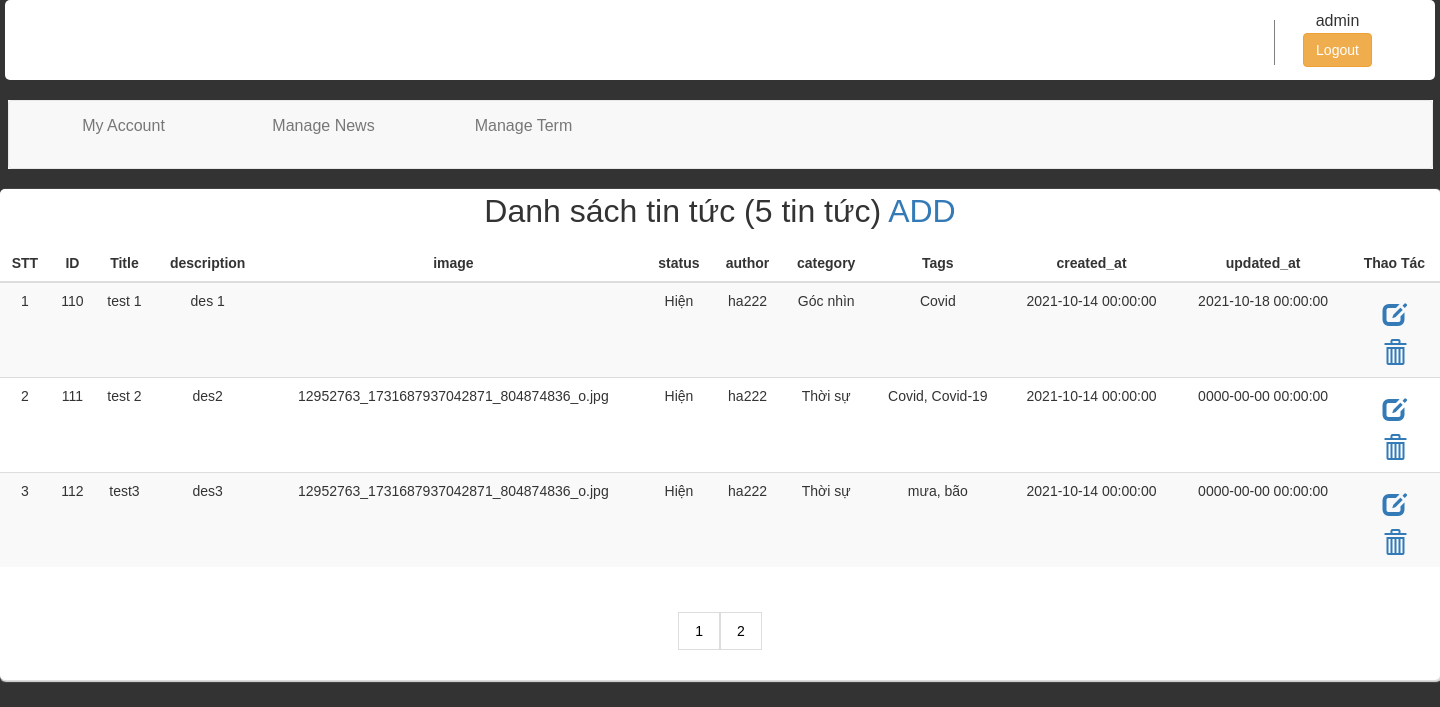
Screenshot of /index.php?action=manage-news (signed in) with the database file from the repository.
### tables this page shows
CREATE TABLE `newsterm` (
  `id_newsterm` int(11) NOT NULL,
  `id_news` int(50) NOT NULL,
  `id_term` int(50) NOT NULL,
  `id_user` int(50) NOT NULL
);

CREATE TABLE `news` (
  `id_news` int(11) NOT NULL,
  `title` varchar(255) NOT NULL,
  `description` text NOT NULL,
  `image` varchar(255) NOT NULL,
  `status` char(11) NOT NULL,
  `author` varchar(50) NOT NULL,
  `created_at` datetime NOT NULL,
  `updated_at` datetime NOT NULL
);

CREATE TABLE `user` (
  `id_user` int(50) NOT NULL,
  `name` varchar(50) NOT NULL,
  `email` varchar(50) NOT NULL,
  `password` varchar(50) NOT NULL,
  `created_at` date DEFAULT NULL,
  `updated_at` date DEFAULT NULL
);

### index.php (called while the page is built, shortened)
<?php
require_once './mvc/controller/HomeController.php';
$Controller = new Controller();
$Controller->Controller();
?>

### mvc/models/DB.php (called while the page is built, shortened)
<?php
class DB{
    public $conn;
	public function connect()
	{
		$this->conn=new mysqli(host,user,pass,db) or die("Lỗi");
		mysqli_set_charset($this->conn,'utf8');
	}
	public function execute($sql){
		$this->result = $this->conn->query($sql);
		return $this->result;
	}
    public function Select($sql)
	{
		$result=$this->conn->query($sql);
		if (!empty($result->num_rows)==0) {
			$data=0;
		}else{
			while ($row=$result->fetch_assoc()) {
				$data[]=$row;
			}
		}
		return $data;
	}
}
?>

### mvc/models/NewModels.php (called while the page is built, shortened)
<?php
    include_once './mvc/models/DB.php';
class NewModels extends DB {
    public $con =null;
    public function __construct() {
        $this->con = new DB();
    }
    public function getList_new()
    {
        $str="SELECT * FROM  news ";
		$data= $this->con->Select($str);
		return $data;
    }
}
?>

### mvc/models/models.php (called while the page is built, shortened)
<?php
    require_once './mvc/models/DB.php';
    class model extends DB {
        protected $con;
        public function __construct() {
            $this->con = new DB();
        }
            public function getAllnewscttag($limit,$page){
                    $sql = "SELECT n.* ,user.name,nt.id_newsterm,
                    GROUP_CONCAT(tc.name SEPARATOR ', ' ) AS Category,
                    GROUP_CONCAT(t.name SEPARATOR ', ') AS Tag
                    FROM user,news n
                    LEFT JOIN newsterm nt ON n.id_news = nt.id_news
                    LEFT JOIN term tc ON nt.id_term = tc.id_term AND tc.key_term ='category'
                    LEFT JOIN term t ON nt.id_term = t.id_term AND t.key_term ='tag'
                    WHERE
                    user.id_user =nt.id_user
                    GROUP BY n.id_news  LIMIT ".(($page - 1) * $limit).", ".'3'."";
                    $this->result=$this->con->execute($sql);
                    if ($this->result->num_rows==0) {
                        $data=0;
                     }else{
                       while ($row=$this->result->fetch_assoc()) {
                          $data[]=$row;
                                   }
                               }
                    return $data;
            }
     }
?>

### mvc/views/news/manage-news.php (the view, shortened to what this page needs)
<?php include ('./mvc/views/includes/hearder.php') ?>
	        <div class="nd">
	        	<p>Danh sách tin tức (<?php echo count($data);  ?> tin tức)<a href="index.php?action=addnews"> ADD </a></p>
	        	<table class="table table-striped">
	        		<thead>
	        		<tr>
	        			<th>STT</th>
	        			<th>ID</th>
	        			<th>Title</th>
	        			<th>description</th>
						<th>image</th>
						<th>status</th>
	        			<th>author</th>
	        			<th>category</th>
	        			<th>Tags</th>
						<th>created_at</th>
	        			<th>updated_at</th>
	        			<th>Thao Tác</th>
	        		</tr>
	        		</thead>
	        		<tbody>
	        			<?php
	        				$i=1;
	        				foreach ($ketqua as $value) {
	        			  ?>
	        			 	<tr>
	        			 		<td><?php echo $i++; ?></td>
	        			 		<td><?php echo $value['id_news']; ?></td>
	        			 		<td><?php echo $value['title']; ?></td>
	        			 		<td><?php echo $value['description']; ?></td>
								 <td><?php echo $value['image'] ?></td>
	        			 		<td><?php switch($value['status']){
									case 1:{ echo '<span>Hiện</span>'; break;}
								}
								?>
								</td>
	        			 	    <td><?php echo $value['name']; ?></td>
								<td><?php echo $value['Category']; ?></td>
								<td><?php echo $value['Tag']; ?></td>
	        			 		<td ><?php echo $value['created_at']; ?></td>
	        			 		<td ><?php echo $value['updated_at']; ?></td>
	        			 		<td>
	        			 		 <form class="quanly">
									<li><a href="index.php?action=edit-news&id_news=<?php echo $value['id_news'];?>&id_newsterm=<?php echo $value['id_newsterm'];?> "><i class="glyphicon glyphicon-edit"></i></a></li>
									<li><a href="index.php?action=delete-news&id_news=<?php echo $value['id_news'];?>&id_newsterm=<?php echo $value['id_newsterm'];?> " onclick="return confirm('Bạn có chắc chắn muốn tin tức này?');"><i class="glyphicon glyphicon-trash"></i></a></li>
								</form>
						       </td>
	        			 	</tr>
	        			  <?php
	        			  	}
	        			   ?>
	        		</tbody>
	        	</table>
				 <?php
                  if($ketqua != NULL)
                  {
                    ?>
                <div class="container1">
                  <div class="pagination" id="comment">
                    <?php
                    for ($i=1; $i <=  $page ; $i++) {
                      echo '<a href="index.php?action=manage-news&page='.$i.'#comment">'.$i.'</a>';
                    }
                     ?>
                </div>
              </div>
                    <?php
                  }
                 ?>
                </div>
              </div>
</body>
</html>

### public/css/themsua.css (style rules this page uses)
body { background-image: url(img/images.jpg); background-size: cover; }

### public/css/quanly.css (style rules this page uses)
* { margin: 0; padding: 0; }
body { font-size: 16px; background: #333; font-family: 'Poppins', sans-serif; }
a { text-decoration: none; list-style: none; }
li { text-decoration: none; list-style: none; }
.nd { font-size: 14px; margin-top: 22px; margin: 0 auto; background: white; box-shadow: 1px 1px 1px 1px #ddd; display: block; z-index: 2; max-width: 100%; border-radius: 5px; }
.quanly li { text-align: center; list-style: none; }
.quanly li a { text-decoration: none; }
p { margin-top:15px; text-align: center; font-size: 32px; }
tbody { text-align: center; }
.glyphicon { padding-top: 10px; font-size: 24px; }
th { text-align: center; width: auto; }
.container1 { width: 500px; margin: auto; text-align: center; }
.pagination { margin: 25px auto; }
.pagination a { display: block; color: black; float: left; padding: 8px 16px; text-decoration: none; border: 1px solid #ddd; transition: background-color .3s; }

### rows the page displays
newsterm: id_news.id_news "110", id_news.title "test 1", id_news.description "des 1", id_user.name "ha222", Category "Góc nhìn", Tag "Covid", id_news.created_at "2021-10-14 00:00:00", id_news.updated_at "2021-10-18 00:00:00"
newsterm: id_news.id_news "111", id_news.title "test 2", id_news.description "des2", id_news.image "12952763_1731687937042871_804874836_o.jpg", id_user.name "ha222", Category "Thời sự", Tag "Covid, Covid-19", id_news.created_at "2021-10-14 00:00:00", id_news.updated_at "0000-00-00 00:00:00"
newsterm: id_news.id_news "112", id_news.title "test3", id_news.description "des3", id_news.image "12952763_1731687937042871_804874836_o.jpg", id_user.name "ha222", Category "Thời sự", Tag "mưa, bão", id_news.created_at "2021-10-14 00:00:00", id_news.updated_at "0000-00-00 00:00:00"

### other values shown
$_SESSION['name'] "admin"
count($data) "5"
